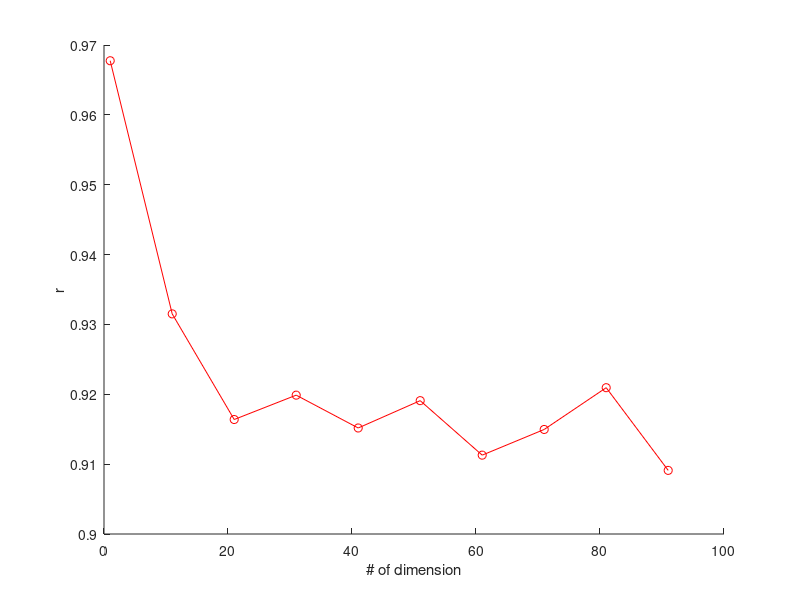
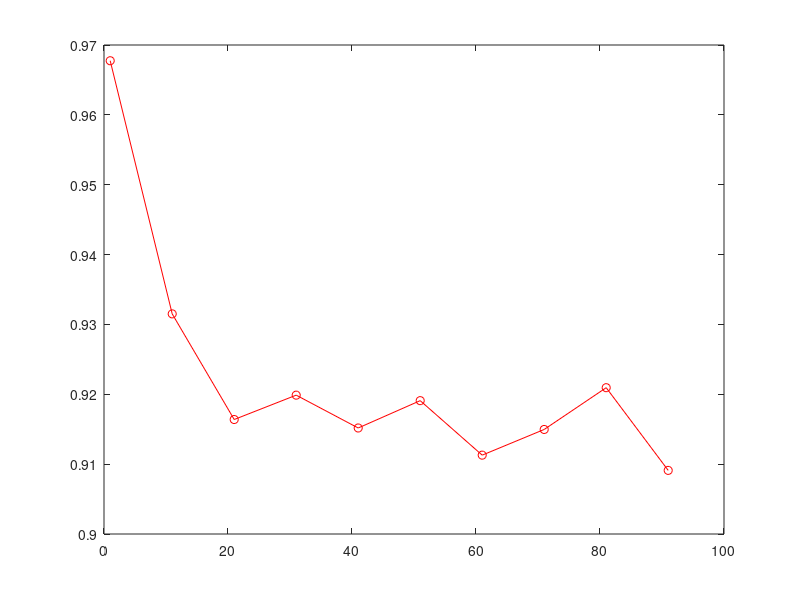
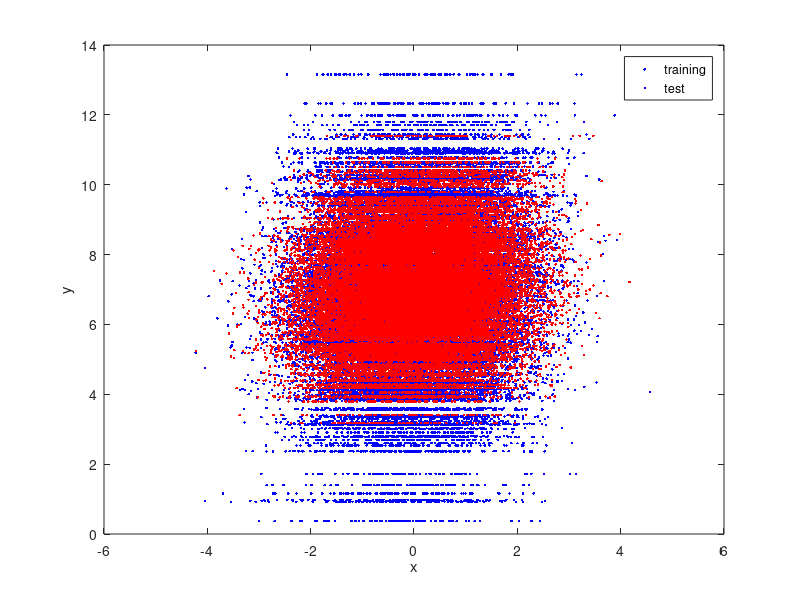

The MATLAB script that drew these images, in order:
function [] = pruebaSVM()
N = 1000;
M = 1;
t = randn(N,1);
clear r
m = 1:10:100;
for M = m
x = [t];
for ii=1:M-1
    x = [x  t+ii*randn(N,1)/2];
end

x = normalize(x);

% t1 = randn(N,1);
% t2 = randn(N,1);
% x = [t1 t2];
% y = 3*t1 - 5*t2;
y = 2*t + randn(N,1)/2 + 7;

% corrcoef([x y]);
% 
% b= glmfit(x,y);
for ii = 1
    for jj=1
        tic;model = svmtrain(y(1:N/2),x(1:N/2,:),['-s 4 -t 2 -n ' num2str(ii/2) ' -c ' num2str(1)]);toc
        tic;zz=svmpredict(y(N/2+1:end),x(N/2+1:end,:),model);toc
        tmp = corrcoef(zz, y(N/2+1:end));
        r(1+(M-1)/10) = tmp(2);
    end
end

end

w = model.SVs' * model.sv_coef
b = -model.rho

hold on;plot(m, r, 'ro-');xlabel('# of dimension'); ylabel('r')
figure('color','w');plot(m, r, 'ro-');

figure('color','w');plot(x(1:N/2,:), y(1:N/2), 'b.');
hold on;plot(x(N/2+1:end,:), zz, 'r.');
xlabel('x')
ylabel('y')
legend({'training','test'})

end

%figure('color','w'); plot(zz, y(N/2+1:end), '.'); axis equal;axis square;
%figure('color','w'); plot(zz - y(N/2+1:end), '.')